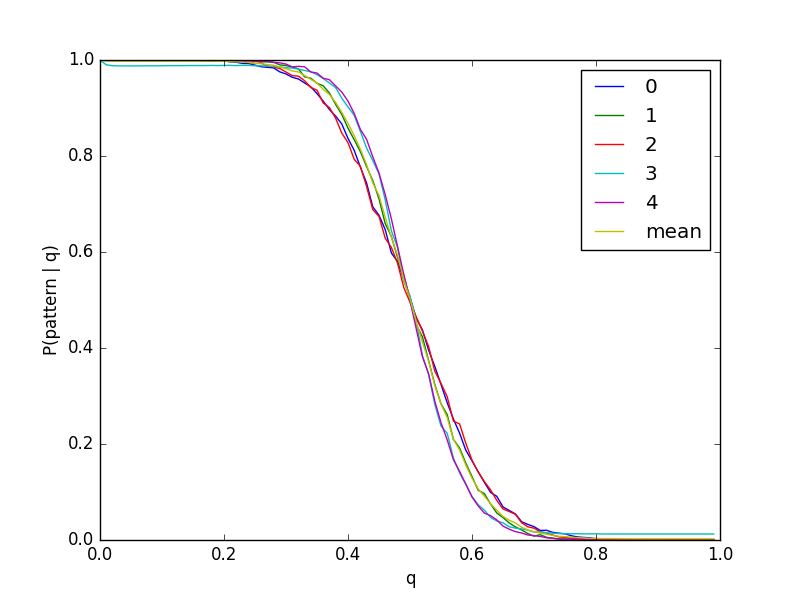

Generate this figure with Python:
import numpy as np
from scipy.special import expit
import common
import matplotlib.pyplot as plt
from common import random_patterns as rp

def run(iters=100, show_updates=False):
    digits = common.digits()
    W = common.hebbs_rule(digits)
    P, N = digits.shape

    x_axis = [q/100 for q in range(101)]
    error_mean = []
    error_digit = []
    updates_digit = []
    for q in x_axis:
        error_d = np.zeros(P)
        updates_d = np.copy(error_d)
        for n in range(iters):
            distorteds = digits * rp(N, P, q)
            for i, (digit, distorted) in enumerate(zip(digits, distorteds)):
                lucky = True
                updates = 0
                while lucky and not np.array_equal(digit, distorted):
                    temp_test = np.copy(distorted)
                    distorted = astep(W, distorted)
                    updates += 1
                    lucky = updates % 10 and not np.array_equal(temp_test, distorted)
                error_d[i] += np.sum(np.not_equal(digit, distorted))
                if show_updates:
                    updates_d[i] += updates
        error_digit.append(1 - error_d / (iters * N))
        error_mean.append(np.sum(error_digit[-1]) / P)
        if show_updates:
            updates_digit.append(updates_d / iters)
    fig, errax = plt.subplots()
    errax.plot(x_axis, error_digit)
    errax.plot(x_axis, error_mean)
    errax.legend(["0", "1", "2", "3", "4", "mean"])
    errax.set_ylabel("P(pattern | q)")
    errax.set_xlabel("q")
    plt.savefig("ex2")
    if show_updates:
        updax = errax.twinx()
        updax.plot(x_axis, updates_digit, ls='--')
        updax.legend(["updates 0", "updates 1", "updates 2", "updates 3", "updates 4"], loc=4)
        updax.set_ylabel("Updates")
        plt.savefig("ex2u")
    plt.show()

def astep(W, digit):
    ilist = [i for i in range(len(W[0]))]
    np.random.shuffle(ilist)
    for i in ilist:
        digit[i] = np.sign(W[i].T.dot(digit))
    return digit
